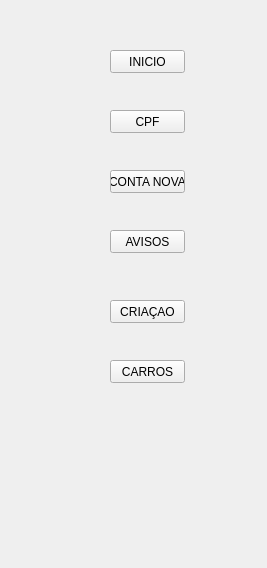
<?xml version="1.0" encoding="UTF-8"?>
<ui version="4.0">
 <class>MainWindow</class>
 <widget class="QMainWindow" name="MainWindow">
  <property name="geometry">
   <rect>
    <x>0</x>
    <y>0</y>
    <width>267</width>
    <height>568</height>
   </rect>
  </property>
  <property name="windowTitle">
   <string>MainWindow</string>
  </property>
  <widget class="QWidget" name="centralwidget">
   <widget class="QPushButton" name="inicio_adm">
    <property name="geometry">
     <rect>
      <x>110</x>
      <y>50</y>
      <width>75</width>
      <height>23</height>
     </rect>
    </property>
    <property name="text">
     <string>INICIO</string>
    </property>
   </widget>
   <widget class="QPushButton" name="cpf_adm">
    <property name="geometry">
     <rect>
      <x>110</x>
      <y>110</y>
      <width>75</width>
      <height>23</height>
     </rect>
    </property>
    <property name="text">
     <string>CPF</string>
    </property>
   </widget>
   <widget class="QPushButton" name="conta_nova">
    <property name="geometry">
     <rect>
      <x>110</x>
      <y>170</y>
      <width>75</width>
      <height>23</height>
     </rect>
    </property>
    <property name="text">
     <string>CONTA NOVA</string>
    </property>
   </widget>
   <widget class="QPushButton" name="avisos_adm">
    <property name="geometry">
     <rect>
      <x>110</x>
      <y>230</y>
      <width>75</width>
      <height>23</height>
     </rect>
    </property>
    <property name="text">
     <string>AVISOS</string>
    </property>
   </widget>
   <widget class="QPushButton" name="criacao_adm">
    <property name="geometry">
     <rect>
      <x>110</x>
      <y>300</y>
      <width>75</width>
      <height>23</height>
     </rect>
    </property>
    <property name="text">
     <string>CRIAÇAO</string>
    </property>
   </widget>
   <widget class="QPushButton" name="carros_adm">
    <property name="geometry">
     <rect>
      <x>110</x>
      <y>360</y>
      <width>75</width>
      <height>23</height>
     </rect>
    </property>
    <property name="text">
     <string>CARROS</string>
    </property>
   </widget>
  </widget>
 </widget>
 <resources/>
 <connections/>
</ui>
